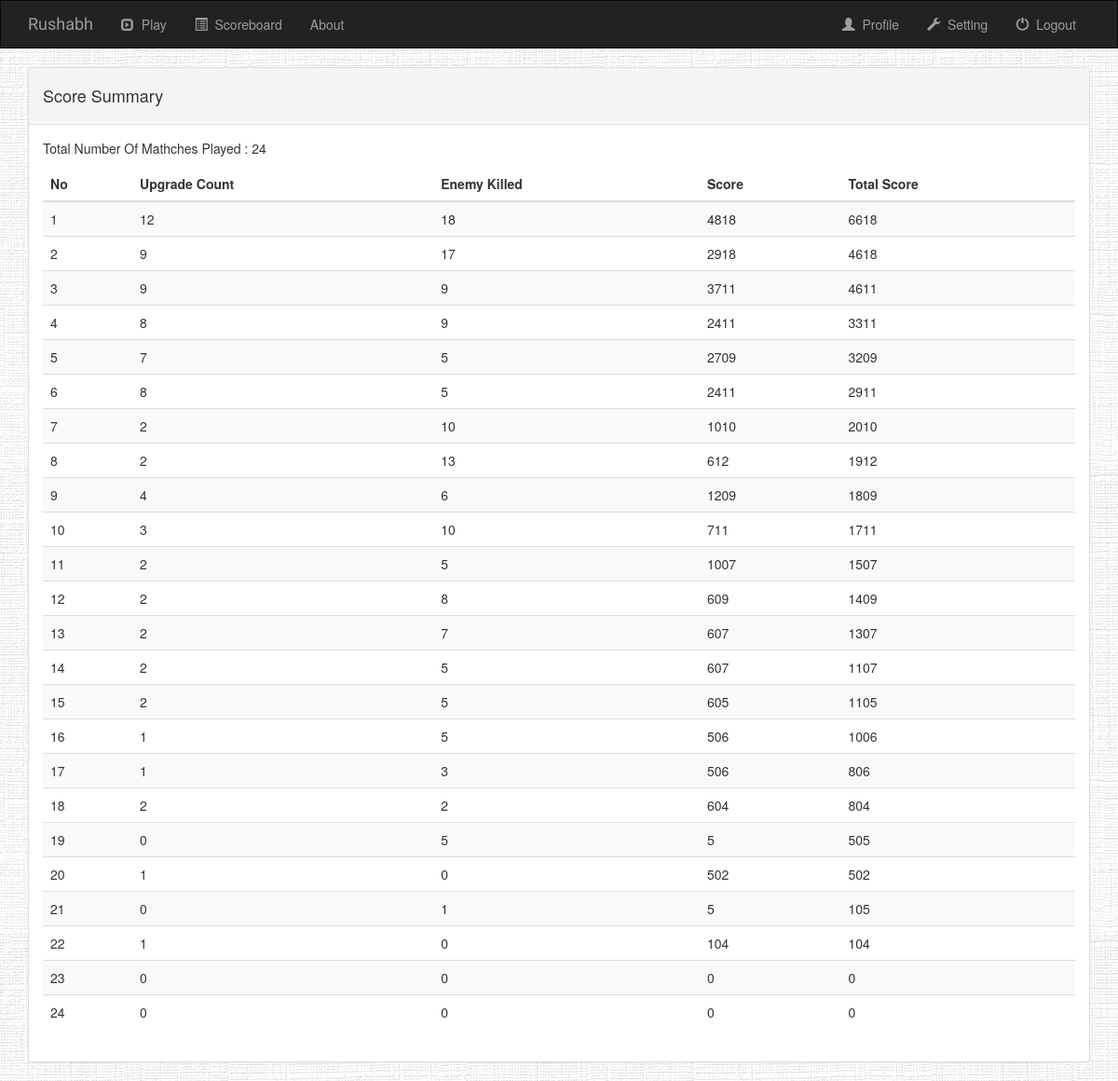
Screenshot of /game/gamelist/game1/profile/ (signed in) with the database file from the repository.
### gamelist/models.py (models this page shows, shortened)
class Scoreboard(models.Model):
	user = models.ForeignKey(User,on_delete=models.CASCADE)
	score = models.IntegerField()
	enemyKilled = models.IntegerField()
	upgradeCount = models.IntegerField()

### gamelist/views.py (the view)
def profile_view(request):
    score = Scoreboard.objects.filter(user__username=request.user).annotate(tscore= F('score') + 100 * F('enemyKilled')).order_by('-tscore')
    count = Scoreboard.objects.filter(user__username=request.user).count()
    return render(request, "gamelist/profile.html", {'all_score' : score ,'count': count})

### gamelist/templates/gamelist/profile.html (shortened to what this page needs)
{% extends 'game/base.html'%}
{% block body %}
        <div class="container">
        <div class="panel panel-default">
            <div class="panel-heading"><h4>Score Summary</h4></div>
                <div class="panel-body">
                <p>Total Number Of Mathches Played : {{ count }}</p>
              <table class="table table-striped" id="tb">
                <thead>
                    <tr>
                        <th>No</th>
                        <th>Upgrade Count</th>
                        <th>Enemy Killed</th>
                        <th>Score</th>
                        <th>Total Score</th>
                    </tr>
                </thead>
                <tbody id="table">
                {% for s in all_score %}
                 <tr>
                        <td>{{ forloop.counter }}</td>
                        <td>{{ s.upgradeCount }}</td>
                        <td>{{ s.enemyKilled }}</td>
                        <td>{{ s.score }}</td>
                        <td>{{ s.tscore }}</td>
                </tr>
                {% endfor %}
                </tbody>
            </table>
    </div>
</div>
</body>
{% endblock %}

### game/templates/game/base.html (shortened to what this page needs)
<!doctype html>
<html lang="en">
<head>
	{% load staticfiles %}
	<link rel="stylesheet" href="https://maxcdn.bootstrapcdn.com/bootstrap/3.3.7/css/bootstrap.min.css"/>
	<link rel="stylesheet" type="text/css" href="{% static 'game/style.css' %}"/>
</head>
<body>
<nav class="navbar navbar-inverse">
	<div class="container">
		<div class="navbar-header">
			<a href="{% url 'game:gamelist:index' %}" class="navbar-brand">Rushabh</a>
		</div>
		<div class="collapse navbar-collapse" id="mainNavBar">
			<ul class="nav navbar-nav">
				<li class=""><a href="#">
				<span class="glyphicon glyphicon-expand" aria-hidden="true"></span>&nbsp;
				Play</a></li>
				<li><a href="{% url 'gamelist:leaderboard' %}"><span class="glyphicon glyphicon-list-alt" aria-hidden="true"></span>&nbsp;
				Scoreboard</a></li>
				<li><a href="#">About</a></li>
			</ul>
			{% if request.user.is_authenticated %}
				<ul class="nav navbar-nav navbar-right">
				<li><a href="{% url 'gamelist:profile' %}"><span class="glyphicon glyphicon-user"></span>&nbsp; Profile</a></li>
				<li><a href="#"><span class="glyphicon glyphicon-wrench" aria-hidden="true"></span>&nbsp;
				Setting</a></li>
				<li id="logout"><a href="{% url 'game:logout' %}"><span class="glyphicon glyphicon-off" aria-hidden="true"></span>&nbsp;
				Logout</a></li>
			</ul>
			{% endif %}
		</div>
	</div>
	</nav>
	{% block body %}
	{% endblock %}
</body>
</html>

### game/static/game/style.css (style rules this page uses)
body { background: white url(images/whitw_texture.jpg); }
.navbar { border-radius: 0; }
.navbar-brand { font-family: 'Satisfy',cursive; }

### rows the page displays
Scoreboard: upgradeCount "12", enemyKilled "18", score "4818", tscore "6618"
Scoreboard: upgradeCount "9", enemyKilled "17", score "2918", tscore "4618"
Scoreboard: upgradeCount "9", enemyKilled "9", score "3711", tscore "4611"
Scoreboard: upgradeCount "8", enemyKilled "9", score "2411", tscore "3311"
Scoreboard: upgradeCount "7", enemyKilled "5", score "2709", tscore "3209"
Scoreboard: upgradeCount "8", enemyKilled "5", score "2411", tscore "2911"
Scoreboard: upgradeCount "2", enemyKilled "10", score "1010", tscore "2010"
Scoreboard: upgradeCount "2", enemyKilled "13", score "612", tscore "1912"
Scoreboard: upgradeCount "4", enemyKilled "6", score "1209", tscore "1809"
Scoreboard: upgradeCount "3", enemyKilled "10", score "711", tscore "1711"
Scoreboard: upgradeCount "2", enemyKilled "5", score "1007", tscore "1507"
Scoreboard: upgradeCount "2", enemyKilled "8", score "609", tscore "1409"
Scoreboard: upgradeCount "2", enemyKilled "7", score "607", tscore "1307"
Scoreboard: upgradeCount "2", enemyKilled "5", score "607", tscore "1107"
Scoreboard: upgradeCount "2", enemyKilled "5", score "605", tscore "1105"
Scoreboard: upgradeCount "1", enemyKilled "5", score "506", tscore "1006"
Scoreboard: upgradeCount "1", enemyKilled "3", score "506", tscore "806"
Scoreboard: upgradeCount "2", enemyKilled "2", score "604", tscore "804"
Scoreboard: upgradeCount "0", enemyKilled "5", score "5", tscore "505"
Scoreboard: upgradeCount "1", enemyKilled "0", score "502", tscore "502"
Scoreboard: upgradeCount "0", enemyKilled "1", score "5", tscore "105"
Scoreboard: upgradeCount "1", enemyKilled "0", score "104", tscore "104"
Scoreboard: upgradeCount "0", enemyKilled "0", score "0", tscore "0"
Scoreboard: upgradeCount "0", enemyKilled "0", score "0", tscore "0"

### other values shown
{{ count }} "24"
